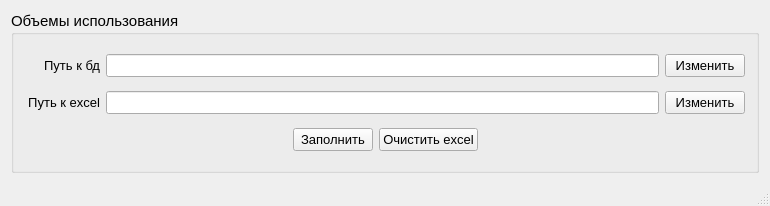
<?xml version="1.0" encoding="UTF-8"?>
<ui version="4.0">
 <class>MainWindow</class>
 <widget class="QMainWindow" name="MainWindow">
  <property name="geometry">
   <rect>
    <x>0</x>
    <y>0</y>
    <width>770</width>
    <height>206</height>
   </rect>
  </property>
  <property name="windowTitle">
   <string>Объемы использования</string>
  </property>
  <widget class="QWidget" name="centralWidget">
   <layout class="QHBoxLayout" name="horizontalLayout_4">
    <item>
     <widget class="QGroupBox" name="groupBox">
      <property name="font">
       <font>
        <family>Arial</family>
        <pointsize>11</pointsize>
        <weight>50</weight>
        <bold>false</bold>
       </font>
      </property>
      <property name="title">
       <string>Объемы использования</string>
      </property>
      <layout class="QVBoxLayout" name="verticalLayout">
       <item>
        <layout class="QHBoxLayout" name="horizontalLayout">
         <item>
          <widget class="QLabel" name="labelBD">
           <property name="sizePolicy">
            <sizepolicy hsizetype="Preferred" vsizetype="Preferred">
             <horstretch>0</horstretch>
             <verstretch>0</verstretch>
            </sizepolicy>
           </property>
           <property name="minimumSize">
            <size>
             <width>75</width>
             <height>0</height>
            </size>
           </property>
           <property name="font">
            <font>
             <pointsize>10</pointsize>
            </font>
           </property>
           <property name="text">
            <string>Путь к бд</string>
           </property>
           <property name="alignment">
            <set>Qt::AlignRight|Qt::AlignTrailing|Qt::AlignVCenter</set>
           </property>
          </widget>
         </item>
         <item>
          <widget class="QLineEdit" name="lineEditBD">
           <property name="font">
            <font>
             <pointsize>10</pointsize>
            </font>
           </property>
          </widget>
         </item>
         <item>
          <widget class="QPushButton" name="buttonChangeBD">
           <property name="font">
            <font>
             <pointsize>10</pointsize>
            </font>
           </property>
           <property name="text">
            <string>Изменить</string>
           </property>
          </widget>
         </item>
        </layout>
       </item>
       <item>
        <layout class="QHBoxLayout" name="horizontalLayout_2">
         <item>
          <widget class="QLabel" name="labelBD_2">
           <property name="minimumSize">
            <size>
             <width>75</width>
             <height>0</height>
            </size>
           </property>
           <property name="font">
            <font>
             <pointsize>10</pointsize>
            </font>
           </property>
           <property name="text">
            <string>Путь к excel</string>
           </property>
           <property name="alignment">
            <set>Qt::AlignRight|Qt::AlignTrailing|Qt::AlignVCenter</set>
           </property>
          </widget>
         </item>
         <item>
          <widget class="QLineEdit" name="lineEditExl">
           <property name="font">
            <font>
             <pointsize>10</pointsize>
            </font>
           </property>
          </widget>
         </item>
         <item>
          <widget class="QPushButton" name="buttonChangeExl">
           <property name="font">
            <font>
             <pointsize>10</pointsize>
            </font>
           </property>
           <property name="text">
            <string>Изменить</string>
           </property>
          </widget>
         </item>
        </layout>
       </item>
       <item>
        <layout class="QHBoxLayout" name="horizontalLayout_3">
         <item>
          <spacer name="horizontalSpacer">
           <property name="orientation">
            <enum>Qt::Horizontal</enum>
           </property>
           <property name="sizeHint" stdset="0">
            <size>
             <width>40</width>
             <height>20</height>
            </size>
           </property>
          </spacer>
         </item>
         <item>
          <widget class="QPushButton" name="buttonGet">
           <property name="font">
            <font>
             <pointsize>10</pointsize>
            </font>
           </property>
           <property name="text">
            <string>Заполнить</string>
           </property>
          </widget>
         </item>
         <item>
          <widget class="QPushButton" name="pushButtonClear">
           <property name="font">
            <font>
             <pointsize>10</pointsize>
            </font>
           </property>
           <property name="text">
            <string>Очистить excel</string>
           </property>
          </widget>
         </item>
         <item>
          <spacer name="horizontalSpacer_2">
           <property name="orientation">
            <enum>Qt::Horizontal</enum>
           </property>
           <property name="sizeHint" stdset="0">
            <size>
             <width>40</width>
             <height>20</height>
            </size>
           </property>
          </spacer>
         </item>
        </layout>
       </item>
      </layout>
     </widget>
    </item>
   </layout>
  </widget>
  <widget class="QStatusBar" name="statusBar"/>
 </widget>
 <layoutdefault spacing="6" margin="11"/>
 <resources/>
 <connections/>
</ui>
